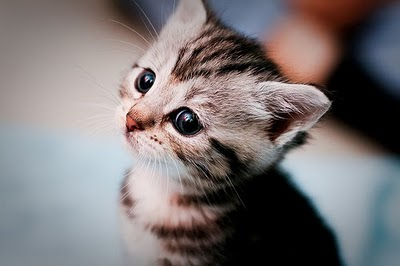
#> input picture images/kitten.jpg, 400 x 266 px
$ jupyter execute --allow-errors ConvolutionalNetworks_done.ipynb   (shell and % lines are left out)
#> lines starting #> are read from the running program, lines starting #| are printed output that depends on the picture
### classifiers/layers.py
from builtins import range
import numpy as np

# [468 lines left out: functions affine_forward, affine_backward, relu_forward, relu_backward, softmax_loss, batchnorm_forward and 7 more, not called in this run]


def conv_forward_naive(x, w, b, conv_param):
    """ реализация прямого прохода для сверточного слоя
    """
    out = None

    pad = conv_param['pad']
    stride = conv_param['stride']

    N, C, H, W = x.shape
    F, _, HH, WW = w.shape

    H_out = 1 + (H + 2 * pad - HH) // stride
    W_out = 1 + (W + 2 * pad - WW) // stride

    out = np.zeros((N, F, H_out, W_out))

    x_pad = np.pad(x, ((0, 0), (0, 0), (pad, pad), (pad, pad)), mode='constant')

    for i in range(H_out):
        for j in range(W_out):
            # стартовые координаты
            hs = i * stride
            ws = j * stride

            # текущее окно
            x_window = x_pad[:, :, hs:hs+HH, ws:ws+WW]

            for f in range(F):
                out[:, f, i, j] = np.sum(x_window * w[f], axis=(1, 2, 3)) + b[f]

    cache = (x, w, b, conv_param)
    return out, cache


# [97 lines left out: functions conv_backward_naive_, conv_backward_naive, not called in this run]


def max_pool_forward_naive(x, pool_param):
    """реализация прямого прохода для слоя max-pooling.

    Входные данные:
    - x: Входные данные, форма (N, C, H, W)
    - pool_param: словарь со следующими ключами:
        - 'pool_height': Высота каждой области пулинга
        - 'pool_width': Ширина каждой области пулинга
    - 'stride': Расстояние между соседними областями пулинга

    Заполнение не требуется, например, можно предположить:
    - (H - pool_height) % stride == 0
    - (W - pool_width) % stride == 0

    Возвращает кортеж:
    - out: Выходные данные, форма (N, C, H', W'), где H' и W' задаются формулами:
    H' = 1 + (H - pool_height) / stride
    W' = 1 + (W - pool_width) / stride
    - cache: (x, pool_param)
    """
    out = None
    ###########################################################################
    # TODO: Implement the max-pooling forward pass                            #
    ###########################################################################

    pool_height = pool_param.get('pool_height')
    pool_width = pool_param.get('pool_width')
    stride = pool_param.get('stride')

    N, C, H, W = x.shape

    H_prime = int(1 + (H - pool_height) / stride)
    W_prime = int(1 + (W - pool_width) / stride)

    out = np.zeros((N, C, H_prime, W_prime))

    for n in range(N):
        for c in range(C):
            for i in range(H_prime):
                for j in range(W_prime):
                    h_start = i * stride
                    h_end = h_start + pool_height
                    w_start = j * stride
                    w_end = w_start + pool_width

                    x_slice = x[n, c, h_start:h_end, w_start:w_end]

                    out[n, c, i, j] = np.max(x_slice)

    ###########################################################################
    #                             END OF YOUR CODE                            #
    ###########################################################################
    cache = (x, pool_param)
    return out, cache


# [164 lines left out: functions max_pool_backward_naive, spatial_batchnorm_forward, spatial_batchnorm_backward, spatial_groupnorm_forward, spatial_groupnorm_backward, not called in this run]

### classifiers/cnn.py
from builtins import object
import numpy as np

from .layers import *
from .layer_utils import *


class ThreeLayerConvNet(object):
    """
    трехслойная сверточная сеть с архитектурой:
    conv - relu - 2x2 max pool - linear - relu - linear - softmax

    Сеть работает с пакетами данных формой (N, C, H, W),
состоящими из N изображений, каждое высотой H и шириной W и с C входными
каналами.
    """

    def __init__(
        self,
        input_dim=(3, 32, 32),
        num_filters=32,
        filter_size=7,
        hidden_dim=100,
        num_classes=10,
        weight_scale=1e-3,
        reg=0.0,
        dtype=np.float32,
    ):
        """
        Инициализация.
        Входные параметры:
            - input_dim: кортеж (C, H, W), указывающий размер входных данных
            - num_filters: количество фильтров сверточного слоя
            - filter_size: ширина/высота фильтров сверточного слоя
            - hidden_dim: количество нейронов для использования в полносвязном скрытом слое
            - num_classes: количество оценок, получаемых из финального линейного слоя.
            - weight_scale: скаляр, указывающий стандартное отклонение для случайной инициализации
            весов.
            - reg: скаляр, указывающий силу L2-регуляризации
            - dtype: тип данных numpy для вычислений.
        """
        self.params = {}
        self.reg = reg
        self.dtype = dtype

        ############################################################################
        # TODO: Инициализируйте веса и смещения для трехслойной сверточной сети
        # сети. Веса должны быть инициализированы гауссовым распределением с центром в 0,0
        # со стандартным отклонением, равным weight_scale; смещения должны быть
        # инициализированы нулем. Все веса и смещения должны храниться в
        # словаре self.params. Сохраняйте веса и смещения для сверточного
        # слоя, используя ключи 'W1' и 'b1'; используйте ключи 'W2' и 'b2' для
        # весов и смещений скрытого слоя, и ключи 'W3' и 'b3'
        # для весов и смещений выходного слоя.
        # #
        # ВАЖНО: паддинг и страйды
        # первого сверточного слоя выбраны таким образом, чтобы #
        # **ширина и высота входных данных сохранялись**. Взгляните на
        # начало функции loss() #
        ############################################################################
        F, (C, H, W) = num_filters, input_dim # dim size
        HH, WW = filter_size, filter_size

        self.params['W1'] = weight_scale * np.random.randn(F, C, HH, WW)
        self.params['b1'] = np.zeros(F)

        # расчет размерности
        H_p, W_p = H // 2, W // 2
        fc_dim = F * H_p * W_p

        self.params['W2'] = weight_scale * np.random.randn(fc_dim, hidden_dim)
        self.params['b2'] = np.zeros(hidden_dim)

        self.params['W3'] = weight_scale * np.random.randn(hidden_dim, num_classes)
        self.params['b3'] = np.zeros(num_classes)

        ############################################################################
        #                             END OF YOUR CODE                             #
        ############################################################################

        for k, v in self.params.items():
            self.params[k] = v.astype(dtype)

    def loss(self, X, y=None):
        """
        Evaluate loss and gradient for the three-layer convolutional network.

        Input / output: Same API as TwoLayerNet in fc_net.py.
        """
        W1, b1 = self.params["W1"], self.params["b1"]
        W2, b2 = self.params["W2"], self.params["b2"]
        W3, b3 = self.params["W3"], self.params["b3"]

        # conv_param проводим в сверточнйй слой
        # паддинг и страйд выбраны для сохранения размера
        filter_size = W1.shape[2]
        conv_param = {"stride": 1, "pad": (filter_size - 1) // 2}

        #  pool_param проводим в слой max-pooling
        pool_param = {"pool_height": 2, "pool_width": 2, "stride": 2}

        scores = None
        ############################################################################
        # TODO: Реализовать прямой проход для трехслойной сверточной сети, #
        # вычисляя оценки классов для X и сохраняя их в переменной scores #
        #
        # #
        # вы можете использовать функции, определенные в classifiesr/layers.py и #
        # classifiers/layer_utils.py. #
        ############################################################################

        out1, cache1 = conv_relu_pool_forward(X, W1, b1, conv_param, pool_param)
        out2, cache2 = affine_relu_forward(out1, W2, b2)
        scores, cache3 = affine_forward(out2, W3, b3)

        ############################################################################
        #                             END OF YOUR CODE                             #
        ############################################################################

        if y is None:
            return scores

        loss, grads = 0, {}
        ############################################################################
        # TODO: обратный проход для трехслойной сверточной сети, #
        # сохраняя функцию потерь и градиенты в переменных loss и grads. Вычислить #
        # функцию потерь данных с помощью softmax и убедиться, что grads[k] содержит градиенты #
        # для self.params[k]. Не забудьте добавить L2-регуляризацию! #
        # #
        # ПРИМЕЧАНИЕ:  L2-регуляризация включает множитель #
        # равный 0,5 для упрощения выражения для градиента. #
        ############################################################################
        loss, dout = softmax_loss(scores, y)                                     # loss and dout
        loss += 0.5 * self.reg * (np.sum(W1**2) + np.sum(W2**2) + np.sum(W3**2)) # regularized loss

        dout2, dw3, db3 = affine_backward(dout, cache3)
        grads['W3'] = dw3 + self.reg * W3
        grads['b3'] = db3

        dout1, dw2, db2 = affine_relu_backward(dout2, cache2)
        grads['W2'] = dw2 + self.reg * W2
        grads['b2'] = db2

        dx, dw1, db1 = conv_relu_pool_backward(dout1, cache1)
        grads['W1'] = dw1 + self.reg * W1
        grads['b1'] = db1
        ############################################################################
        #                             END OF YOUR CODE                             #
        ############################################################################

        return loss, grads

### ConvolutionalNetworks_done.ipynb
# Сверточные сети

Реализуйте несколько типов слоев, используемых в сверточных сетях, используйте эти слои для обучения сверточной сети на наборе данных CIFAR-10.

[cell 1]
# Setup cell.
import numpy as np
import matplotlib.pyplot as plt
from classifiers.cnn import *
from utils.data_utils import get_CIFAR10_data
from utils.gradient_check import eval_numerical_gradient_array, eval_numerical_gradient
from classifiers.layers import *
from utils.solver import Solver

plt.rcParams['figure.figsize'] = (10.0, 8.0) # set default size of plots
plt.rcParams['image.interpolation'] = 'nearest'
plt.rcParams['image.cmap'] = 'gray'

# for auto-reloading external modules
# see http://stackoverflow.com/questions/1907993/autoreload-of-modules-in-ipython

def rel_error(x, y):
  """ returns relative error """
  return np.max(np.abs(x - y) / (np.maximum(1e-8, np.abs(x) + np.abs(y))))

#> (a cell that did not finish here is left out)

# Свертка: прямой проход
Реализуйте обратный проход для операции свертки в функции `conv_forward_naive` в файле `classifiers/layers.py`. Эффективность вычислений не оценивается.

Проверьте вашу реализацию с помощью ячейки ниже.

[cell 3]
x_shape = (2, 3, 4, 4)
w_shape = (3, 3, 4, 4)
x = np.linspace(-0.1, 0.5, num=np.prod(x_shape)).reshape(x_shape)
w = np.linspace(-0.2, 0.3, num=np.prod(w_shape)).reshape(w_shape)
b = np.linspace(-0.1, 0.2, num=3)

conv_param = {'stride': 2, 'pad': 1}
out, _ = conv_forward_naive(x, w, b, conv_param)
correct_out = np.array([[[[-0.08759809, -0.10987781],
                           [-0.18387192, -0.2109216 ]],
                          [[ 0.21027089,  0.21661097],
                           [ 0.22847626,  0.23004637]],
                          [[ 0.50813986,  0.54309974],
                           [ 0.64082444,  0.67101435]]],
                         [[[-0.98053589, -1.03143541],
                           [-1.19128892, -1.24695841]],
                          [[ 0.69108355,  0.66880383],
                           [ 0.59480972,  0.56776003]],
                          [[ 2.36270298,  2.36904306],
                           [ 2.38090835,  2.38247847]]]])

# Compare your output to ours; difference should be around e-8
print('Testing conv_forward_naive')
print('difference: ', rel_error(out, correct_out))

## Примечание: Обработка изображений с помощью сверток

В качестве интересного способа проверить свою реализацию и лучше понять, какие операции могут выполнять сверточные слои, мы создадим входные данные, содержащие два изображения, и вручную настроим фильтры, выполняющие распространенные операции обработки изображений (преобразование в оттенки серого и обнаружение границ). Прямой проход свертки применит эти операции к каждому из входных изображений. Затем мы сможем визуализировать результаты для проверки правильности решения.

[cell 4]
from imageio import imread
from PIL import Image

kitten = imread('images/kitten.jpg')
#> kitten is the input picture: shape (266, 400, 3); mean R, G, B 122.7, 116.5, 117.5
puppy = imread('images/puppy.jpg')
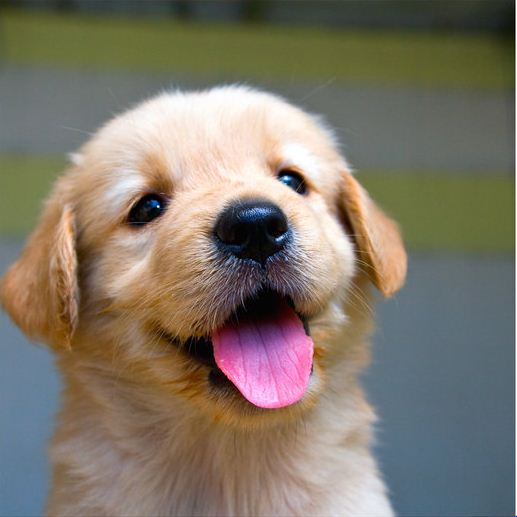
#> input picture images/puppy.jpg, 517 x 517 px
#> puppy is the input picture: shape (517, 517, 3); mean R, G, B 128.1, 119.4, 106
# kitten is wide, and puppy is already square
d = kitten.shape[1] - kitten.shape[0]
#> d = 134
kitten_cropped = kitten[:, d//2:-d//2, :]
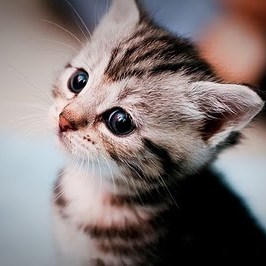
#> kitten_cropped: shape (266, 266, 3); mean R, G, B 128.7, 117.5, 116.5

img_size = 200   # Make this smaller if it runs too slow
resized_puppy = np.array(Image.fromarray(puppy).resize((img_size, img_size)))
resized_kitten = np.array(Image.fromarray(kitten_cropped).resize((img_size, img_size)))
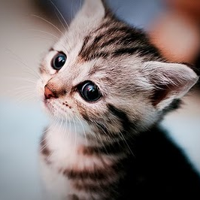
#> resized_kitten: shape (200, 200, 3); mean R, G, B 128.7, 117.5, 116.5
x = np.zeros((2, 3, img_size, img_size))
x[0, :, :, :] = resized_puppy.transpose((2, 0, 1))
x[1, :, :, :] = resized_kitten.transpose((2, 0, 1))

# Set up a convolutional weights holding 2 filters, each 3x3
w = np.zeros((2, 3, 3, 3))

# The first filter converts the image to grayscale.
# Set up the red, green, and blue channels of the filter.
w[0, 0, :, :] = [[0, 0, 0], [0, 0.3, 0], [0, 0, 0]]
w[0, 1, :, :] = [[0, 0, 0], [0, 0.6, 0], [0, 0, 0]]
w[0, 2, :, :] = [[0, 0, 0], [0, 0.1, 0], [0, 0, 0]]

# Second filter detects horizontal edges in the blue channel.
w[1, 2, :, :] = [[1, 2, 1], [0, 0, 0], [-1, -2, -1]]

# Vector of biases. We don't need any bias for the grayscale
# filter, but for the edge detection filter we want to add 128
# to each output so that nothing is negative.
b = np.array([0, 128])

# Compute the result of convolving each input in x with each filter in w,
# offsetting by b, and storing the results in out.
out, _ = conv_forward_naive(x, w, b, {'stride': 1, 'pad': 1})

def imshow_no_ax(img, normalize=True):
    """ Tiny helper to show images as uint8 and remove axis labels """
    if normalize:
        img_max, img_min = np.max(img), np.min(img)
        img = 255.0 * (img - img_min) / (img_max - img_min)
    plt.imshow(img.astype('uint8'))
    plt.gca().axis('off')

# Show the original images and the results of the conv operation
plt.subplot(2, 3, 1)
imshow_no_ax(puppy, normalize=False)
plt.title('Original image')
plt.subplot(2, 3, 2)
imshow_no_ax(out[0, 0])
plt.title('Grayscale')
plt.subplot(2, 3, 3)
imshow_no_ax(out[0, 1])
plt.title('Edges')
plt.subplot(2, 3, 4)
imshow_no_ax(kitten_cropped, normalize=False)
plt.subplot(2, 3, 5)
imshow_no_ax(out[1, 0])
plt.subplot(2, 3, 6)
imshow_no_ax(out[1, 1])
plt.show()
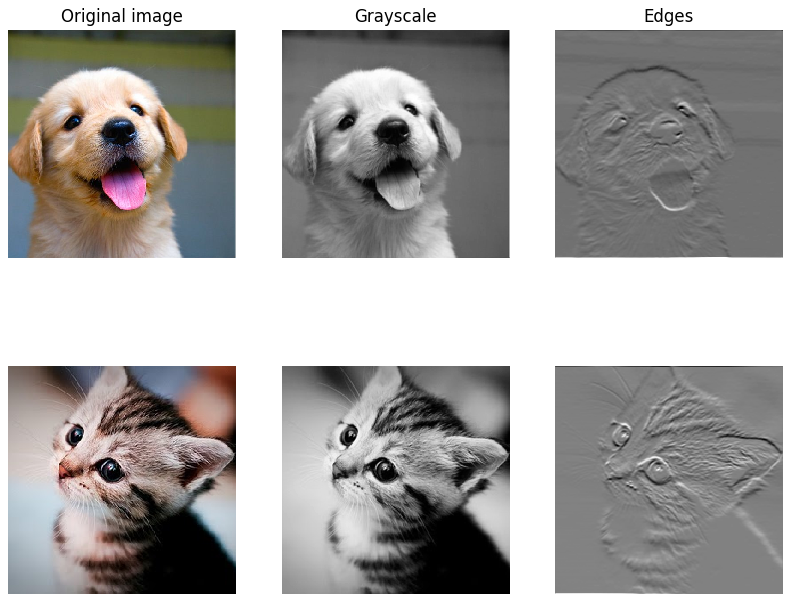
#> figure drawn by matplotlib, 6 panels

# Свертка: обратный проход
Реализуйте обратный проход для операции свертки в функции `conv_backward_naive` в файле `classifiers/layers.py`. Эффективность вычислений не оценивается.

Проверьте вашу реализацию с помощью ячейки ниже.

[cell 5]
np.random.seed(231)
x = np.random.randn(4, 3, 5, 5)
w = np.random.randn(2, 3, 3, 3)
b = np.random.randn(2,)
dout = np.random.randn(4, 2, 5, 5)
conv_param = {'stride': 1, 'pad': 1}

#> (the rest of this cell did not finish here and is left out)

# Max-Pooling: прямой проход
Реализуйте прямой проход для операции max-pooling в функции `max_pool_forward_naive` в файле `classifiers/layers.py`. Эффективность не оценивается.

Проверьте свою реализацию, запустив ячейку ниже:

[cell 6]
x_shape = (2, 3, 4, 4)
x = np.linspace(-0.3, 0.4, num=np.prod(x_shape)).reshape(x_shape)
pool_param = {'pool_width': 2, 'pool_height': 2, 'stride': 2}

out, _ = max_pool_forward_naive(x, pool_param)

correct_out = np.array([[[[-0.26315789, -0.24842105],
                          [-0.20421053, -0.18947368]],
                         [[-0.14526316, -0.13052632],
                          [-0.08631579, -0.07157895]],
                         [[-0.02736842, -0.01263158],
                          [ 0.03157895,  0.04631579]]],
                        [[[ 0.09052632,  0.10526316],
                          [ 0.14947368,  0.16421053]],
                         [[ 0.20842105,  0.22315789],
                          [ 0.26736842,  0.28210526]],
                         [[ 0.32631579,  0.34105263],
                          [ 0.38526316,  0.4       ]]]])

# Compare your output with ours. Difference should be on the order of e-8.
print('Testing max_pool_forward_naive function:')
print('difference: ', rel_error(out, correct_out))

# Max-Pooling: Обратный проход
Реализуйте прямой проход для операции max-pooling в функции `max_pool_backward_naive` в файле `classifiers/layers.py`. Эффективность не оценивается.

Проверьте свою реализацию, запустив ячейку ниже:

[cell 7]
np.random.seed(231)
x = np.random.randn(3, 2, 8, 8)
dout = np.random.randn(3, 2, 4, 4)
pool_param = {'pool_height': 2, 'pool_width': 2, 'stride': 2}

#> (the rest of this cell did not finish here and is left out)

# Сверточные «сэндвич-слои»
В файле `classifiers/layer_utils.py` вы найдете сэндвич-слои, реализующие несколько часто используемых шаблонов для сверточных сетей. Запустите приведенные ниже ячейки, чтобы проверить их использование.

[cell 8]
from classifiers.layer_utils import conv_relu_pool_forward, conv_relu_pool_backward
np.random.seed(231)
x = np.random.randn(2, 3, 16, 16)
w = np.random.randn(3, 3, 3, 3)
b = np.random.randn(3,)
dout = np.random.randn(2, 3, 8, 8)
conv_param = {'stride': 1, 'pad': 1}
pool_param = {'pool_height': 2, 'pool_width': 2, 'stride': 2}

#> (the rest of this cell did not finish here and is left out)

[cell 9]
from classifiers.layer_utils import conv_relu_forward, conv_relu_backward
np.random.seed(231)
x = np.random.randn(2, 3, 8, 8)
w = np.random.randn(3, 3, 3, 3)
b = np.random.randn(3,)
dout = np.random.randn(2, 3, 8, 8)
conv_param = {'stride': 1, 'pad': 1}

#> (the rest of this cell did not finish here and is left out)

# Трехслойная сверточная сеть
Теперь, когда вы реализовали все необходимые слои, мы можем объединить их в простую сверточную сеть.

Откройте файл `classifiers/cnn.py` и завершите реализацию класса `ThreeLayerConvNet`. Можно использовать сэндвич-слои в своей реализации.

## Проверка функции потерь

[cell 10]
model = ThreeLayerConvNet()

N = 50
X = np.random.randn(N, 3, 32, 32)
y = np.random.randint(10, size=N)

#> (the rest of this cell did not finish here and is left out)

## Проверка градиента

[cell 11]
num_inputs = 2
input_dim = (3, 16, 16)
reg = 0.0
num_classes = 10
np.random.seed(231)
X = np.random.randn(num_inputs, *input_dim)
y = np.random.randint(num_classes, size=num_inputs)

model = ThreeLayerConvNet(
    num_filters=3,
    filter_size=3,
    input_dim=input_dim,
    hidden_dim=7,
    dtype=np.float64
)
#> (the rest of this cell did not finish here and is left out)

## Переобучение на небольших данных
Хороший приём — обучать модель всего на небольших обучающих выборках. Это приведёт к очень высокой точности обучения и сравнительно низкой точности валидации.

[cell 12]
np.random.seed(231)

num_train = 100
#> (the rest of this cell did not finish here and is left out)

#> (a cell that did not finish here is left out)

#> (a cell that did not finish here is left out)

Построение графиков функции потерь, точности обучения и точности валидации должно показать явное переобучение:

[cell 15]
plt.subplot(2, 1, 1)
#> (the rest of this cell did not finish here and is left out)

## Обучение сети
Обучив трехслойную сверточную сеть в течение одной эпохи, вы должны достичь точности более 40% на обучающем наборе данных:

[cell 16]
model = ThreeLayerConvNet(weight_scale=0.001, hidden_dim=500, reg=0.001)

#> (the rest of this cell did not finish here and is left out)

#> (a cell that did not finish here is left out)

[cell 18]
# Print final validation accuracy.
print(
    "Full data validation accuracy:",
    solver.check_accuracy(data['X_val'], data['y_val'])
)

## Визуализация фильтров
Вы можете визуализировать сверточные фильтры первого слоя обученной сети, выполнив следующую команду:

[cell 19]
from utils.vis_utils import visualize_grid

grid = visualize_grid(model.params['W1'].transpose(0, 2, 3, 1))
plt.imshow(grid.astype('uint8'))
plt.axis('off')
plt.gcf().set_size_inches(5, 5)
plt.show()
